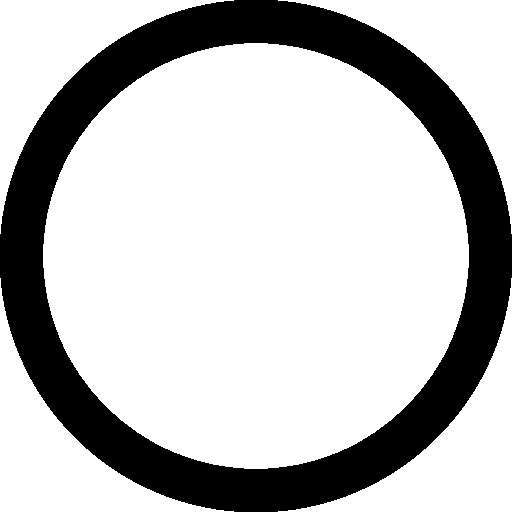
#> input picture Labs/L2/circle.png, 512 x 512 px, found by its file name
$ python lab2_2.py
#> lines starting #> are read from the running program, lines starting #| are printed output that depends on the picture; after the words box and inside, x2 and y2 are one past the last pixel; in counts of white or black regions, pixels touching at a corner belong together
'''
Implement the fill contour using morphological operations algorithm
'''

import cv2
import numpy as np

def fill_contour_image(image_path):
    # Load the image in grayscale
#> called with image_path = 'D:\\Uni\\MS3-CV\\Labs\\L2\\circle.png'
    img = cv2.imread(image_path, cv2.IMREAD_GRAYSCALE)
#> img: shape (512, 512); 75.3% white; 1 black region, box (x1, y1, x2, y2) and area: (0, 0, 512, 512) 64668
    print(img.shape)
#| (512, 512)
    seed_point = (img.shape[0] // 2, img.shape[1] // 2) # starting point: center of the image
#> seed_point = (256, 256)

    if img is None:
        raise ValueError("Image not found or could not be loaded.")

    # Convert to binary (thresholding)
    _, A = cv2.threshold(img, 127, 255, cv2.THRESH_BINARY)
    A = cv2.bitwise_not(A)
    # Initialize the seed point
    X_k = np.zeros_like(A, dtype=np.uint8)
    X_k[seed_point[1], seed_point[0]] = 255  # Set seed point (x, y)

    # Structuring element: 3x3 square
    kernel = cv2.getStructuringElement(cv2.MORPH_RECT, (3, 3))

    while True:
        # Morphological dilation
        X_k1 = cv2.dilate(X_k, kernel)  # X_k ⊕ B

        X_k1 = cv2.bitwise_and(X_k1, cv2.bitwise_not(A))  # (X_k ⊕ B) ∩ A^C

        if np.array_equal(X_k1, X_k):
            break
        X_k = X_k1
#> this loop made 214 passes
#> pass 1, in fill_contour_image, `X_k1 = cv2.bitwise_and(X_k1, cv2.bitwise_not(A))`:
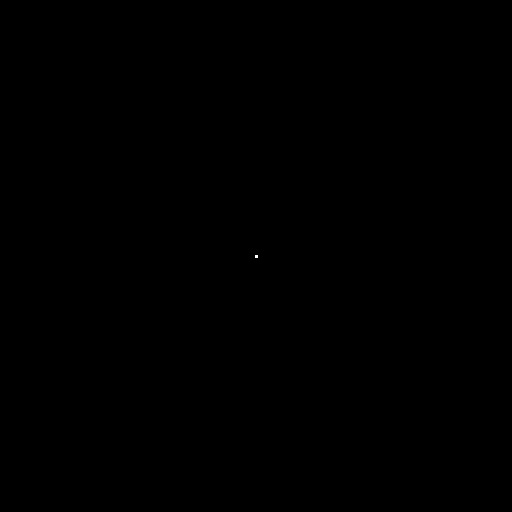
#> X_k1: shape (512, 512); 0% white in thin lines or dots, all inside (x1, y1, x2, y2) = (255, 255, 258, 258)
#> after the loop:
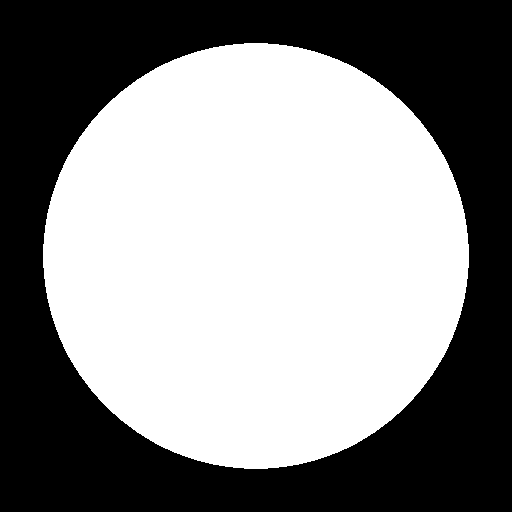
#> X_k: shape (512, 512); 54.2% white; 1 black region, box (x1, y1, x2, y2) and area: (0, 0, 512, 512) 120016

    # Combine the filled area with the original contour

    filled_object = cv2.bitwise_or(A, X_k)
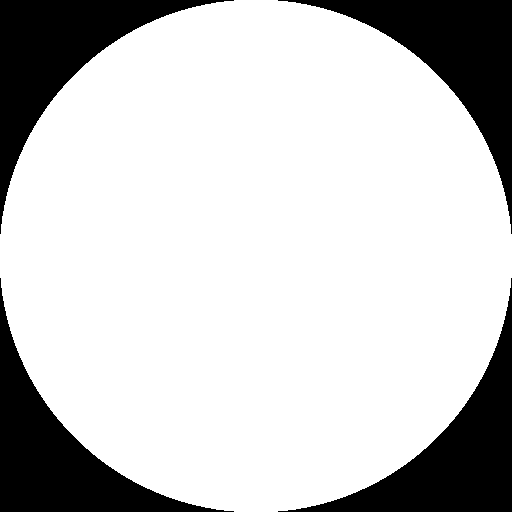
#> filled_object: shape (512, 512); 78.9% white; 4 black regions, box (x1, y1, x2, y2) and area: (0, 0, 234, 234) 13837, (278, 0, 512, 234) 13837, (0, 278, 234, 512) 13837, (278, 278, 512, 512) 13837
    A = cv2.bitwise_not(A)
    filled_object = cv2.bitwise_not(filled_object)
    return A, filled_object

# Example usage:
if __name__ == "__main__":
    image_path = r'D:\Uni\MS3-CV\Labs\L2\circle.png'
    seed_point = (252, 252)

    # Process the image
    try:
        contour, filled = fill_contour_image(image_path)

        # Show results
        cv2.imshow("Original Contour", contour)
        cv2.imshow("Filled Contour", filled)
        cv2.waitKey(0)
        cv2.destroyAllWindows()
    except ValueError as e:
        print(e)
